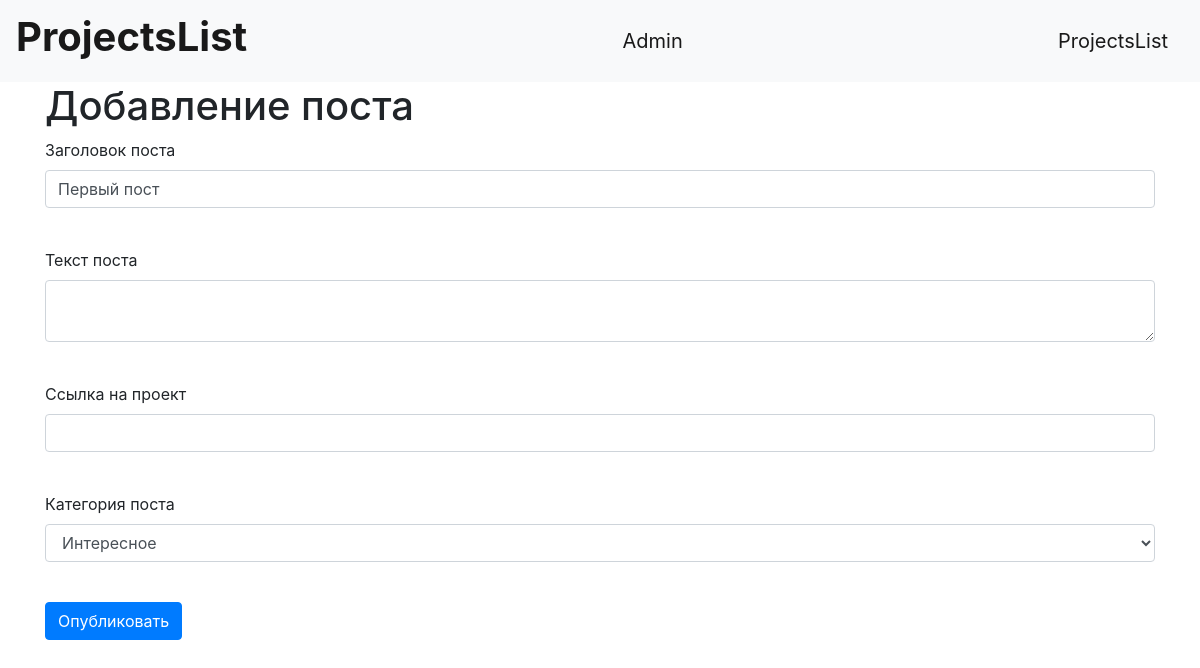
Page /posts/edit/1 (signed in) on the earlier database version.
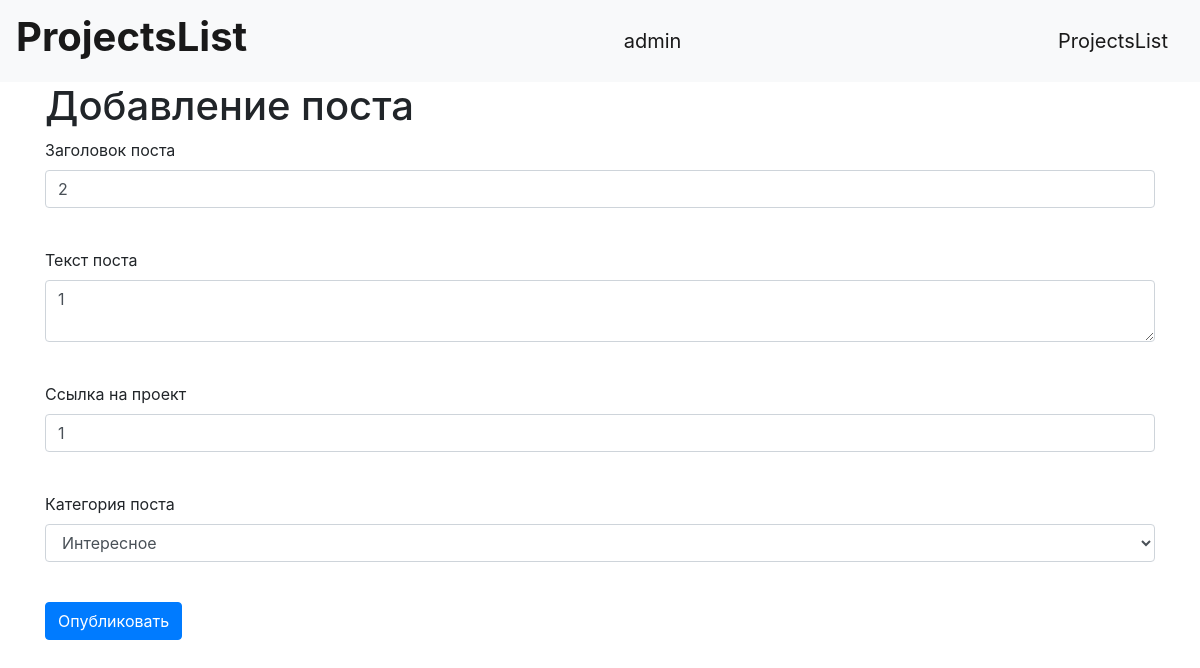
Same page on the later database version.
### data/users.py (models this page shows, shortened)
class User(SqlAlchemyBase, UserMixin):
    __tablename__ = 'users'
    id = sa.Column(sa.Integer, primary_key=True, autoincrement=True)
    name = sa.Column(sa.String)
    mail = sa.Column(sa.String, unique=True)
    hashed_password = sa.Column(sa.String)
    info = sa.Column(sa.String)
    image = sa.Column(sa.String)
    github = sa.Column(sa.String)
    create_time = sa.Column(sa.DateTime, default=datetime.now)
    liked_posts = sa.orm.relationship('Post', backref='user_who_liked')
    posts = sa.orm.relationship('Post', back_populates='author')
    comments = sa.orm.relationship('Comment', back_populates='author')

### data/posts.py (models this page shows)
class Post(SqlAlchemyBase):
    __tablename__ = 'posts'
    id = sa.Column(sa.Integer, primary_key=True, autoincrement=True)
    title = sa.Column(sa.String)
    text = sa.Column(sa.String)
    project_link = sa.Column(sa.String)
    category = sa.Column(sa.String)
    like = sa.Column(sa.Integer, default=0)
    dislike = sa.Column(sa.Integer, default=0)
    create_time = sa.Column(sa.DateTime, default=datetime.now)
    author = sa.orm.relationship('User', back_populates='posts')
    author_id = sa.Column(sa.Integer, sa.ForeignKey('users.id'))
    comments = sa.orm.relationship('Comment', back_populates='post')

### server.py (the view, shortened to what this page needs)
@app.route('/posts/edit/<int:id>', methods=['GET', 'POST'])
def post_edit(id):
    db = db_session.create_session()
    post = db.query(Post).filter(Post.id==id).first()
    if current_user.id == post.author_id or current_user.id == 1:
        form = PostForm()
        if not form.validate_on_submit():
            form.title.data = post.title
            form.text.data = post.text
            form.project_link.data = post.project_link
            form.category.data = post.category
            return flask.render_template('add_post.html', title='Изменить пост', form=form)
    else:
        return 'В доступе запрещено'

### forms/post_form.py
class PostForm(FlaskForm):
    text = TextAreaField('Текст поста')
    title = StringField('Заголовок поста')
    project_link = StringField('Ссылка на проект')
    category = SelectField('Категория поста',
                           choices=['Интересное',
                                    'Хороший код',
                                    'Оптимизированное',
                                    'Красивый дизайн'
                                    ]
                           )
    submit = SubmitField('Опубликовать')

### data/db_session.py (called while the page is built)
def create_session() -> Session:
    global __factory
    return __factory()

### server.py (called while the page is built)
@login_manager.user_loader
def load_user(user_id):
    db = db_session.create_session()
    return db.query(User).get(user_id)

### templates/add_post.html (shortened to what this page needs)
{% extends "base.html" %}
{% block content %}
<h1>Добавление поста</h1>
<form action="" method="post">
    <p>
        {{ form.title.label }}<br>
        {{ form.title(class="form-control") }}<br>
    </p>
    <p>
        {{ form.text.label }}<br>
        {{ form.text(class="form-control") }}<br>
    </p>
    <p>
        {{ form.project_link.label }}<br>
        {{ form.project_link(class="form-control") }}<br>
    </p>
    <p>
        {{ form.category.label }}<br>
        {{ form.category(class="form-control") }}<br>
    </p>
    <p>{{ form.submit(type="submit", class="btn btn-primary") }}</p>
</form>
{% endblock %}

### templates/base.html (shortened to what this page needs)
<!doctype html>
<html lang="en">
<head>
    <link rel="stylesheet"
          href="https://stackpath.bootstrapcdn.com/bootstrap/4.4.1/css/bootstrap.min.css"
>
</head>
<body>
<header>
    <nav class="navbar navbar-light bg-light">
        <a class="navbar-brand" href='/'><h1><b>ProjectsList</b></h1></a>
        {% if current_user.is_authenticated %}
        <a class="navbar-brand" href="/user{{current_user.id}}">{{ current_user.name }}</a>
        <a class="navbar-brand" href="#">ProjectsList</a>
        {% else %}
            <p>
                <a class="btn btn-primary " href="/register">Зарегистрироваться</a>
                <a class="btn btn-success" href="/login">Войти</a>
            </p>
        {% endif %}
    </nav>
</header>
<main role="main" class="container">
    {% block content %}{% endblock %}
</main>
</body>
</html>

Differences in the rows shown:
changed User: name "Admin" → "admin"
changed Post "Интересное": title "Первый пост" → "2"; text (not shown) → "1"; project_link (not shown) → "1"
